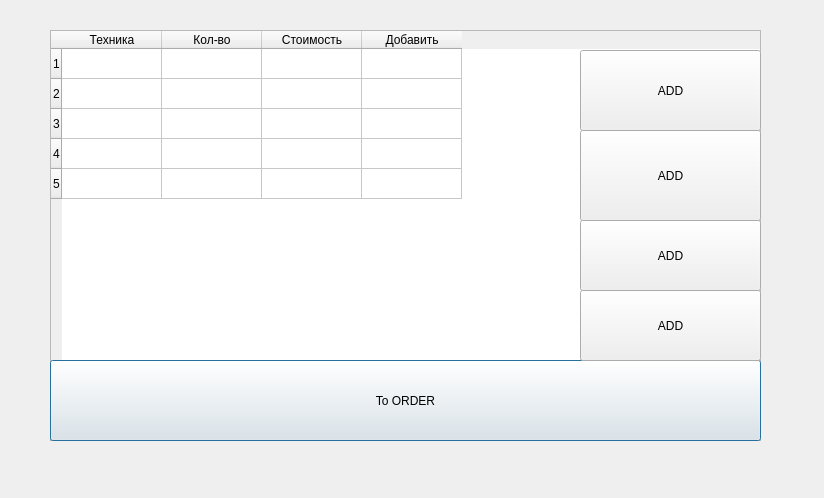
<?xml version="1.0" encoding="UTF-8"?>
<ui version="4.0">
 <class>dns_shop</class>
 <widget class="QDialog" name="dns_shop">
  <property name="geometry">
   <rect>
    <x>0</x>
    <y>0</y>
    <width>824</width>
    <height>498</height>
   </rect>
  </property>
  <property name="windowTitle">
   <string>Dialog</string>
  </property>
  <widget class="QTableWidget" name="tableWidget">
   <property name="geometry">
    <rect>
     <x>50</x>
     <y>30</y>
     <width>711</width>
     <height>411</height>
    </rect>
   </property>
   <row/>
   <row/>
   <row/>
   <row/>
   <row/>
   <column>
    <property name="text">
     <string>Техника</string>
    </property>
   </column>
   <column>
    <property name="text">
     <string>Кол-во</string>
    </property>
   </column>
   <column>
    <property name="text">
     <string>Стоимость</string>
    </property>
   </column>
   <column>
    <property name="text">
     <string>Добавить</string>
    </property>
   </column>
  </widget>
  <widget class="QPushButton" name="pushButton">
   <property name="geometry">
    <rect>
     <x>50</x>
     <y>360</y>
     <width>711</width>
     <height>81</height>
    </rect>
   </property>
   <property name="text">
    <string>To ORDER</string>
   </property>
  </widget>
  <widget class="QPushButton" name="pushButton_2">
   <property name="geometry">
    <rect>
     <x>580</x>
     <y>50</y>
     <width>181</width>
     <height>81</height>
    </rect>
   </property>
   <property name="text">
    <string>ADD</string>
   </property>
  </widget>
  <widget class="QPushButton" name="pushButton_3">
   <property name="geometry">
    <rect>
     <x>580</x>
     <y>130</y>
     <width>181</width>
     <height>91</height>
    </rect>
   </property>
   <property name="text">
    <string>ADD</string>
   </property>
  </widget>
  <widget class="QPushButton" name="pushButton_4">
   <property name="geometry">
    <rect>
     <x>580</x>
     <y>220</y>
     <width>181</width>
     <height>71</height>
    </rect>
   </property>
   <property name="text">
    <string>ADD</string>
   </property>
  </widget>
  <widget class="QPushButton" name="pushButton_5">
   <property name="geometry">
    <rect>
     <x>580</x>
     <y>290</y>
     <width>181</width>
     <height>71</height>
    </rect>
   </property>
   <property name="text">
    <string>ADD</string>
   </property>
  </widget>
 </widget>
 <resources/>
 <connections/>
</ui>
